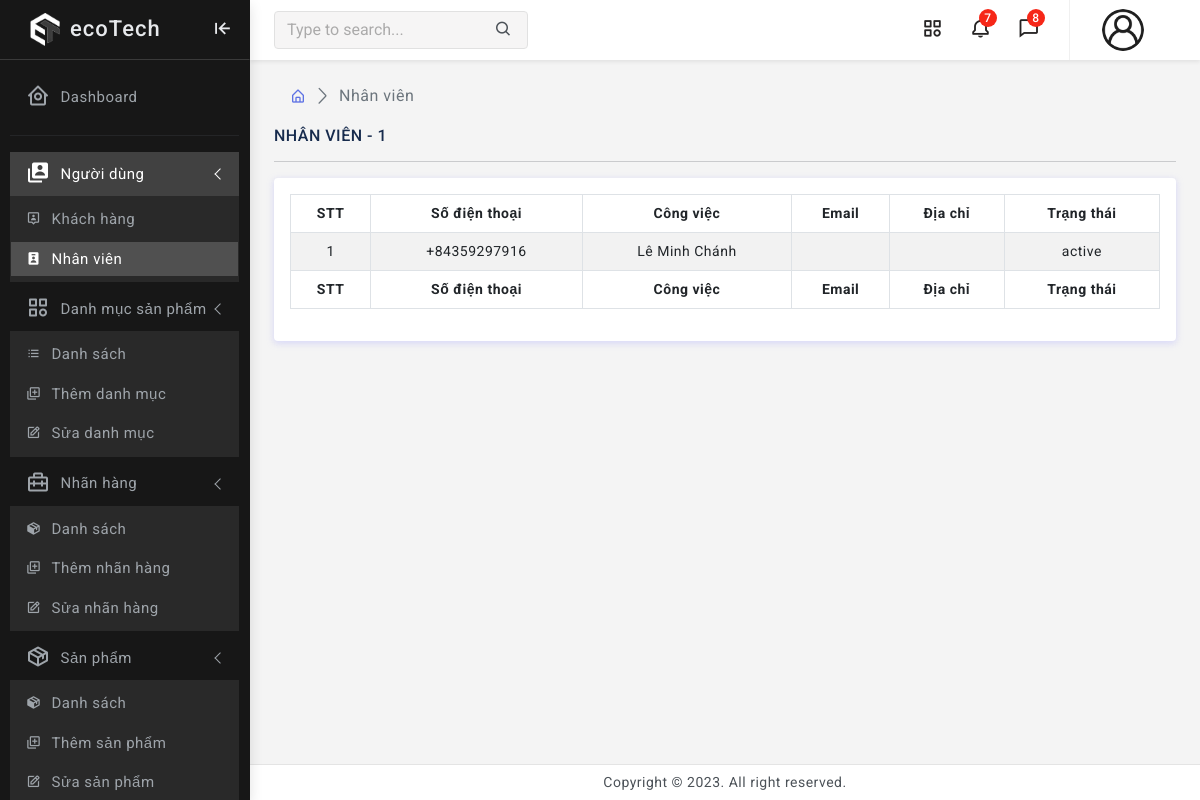
/admin/index.php?page=employee, run on the app's committed database.
### tables this page shows
CREATE TABLE USERS(
     
    USER_NAME VARCHAR(50) NOT NULL,
    USER_PASSWORD VARCHAR(50),
    USER_EMAIL VARCHAR(50),
    USER_PHONE VARCHAR(50) NOT NULL,
    USER_ADDRESS VARCHAR(500),
    USER_ROLE int NOT NULL,
    USER_STATE VARCHAR(50) NOT NULL,
    USER_IMAGE VARCHAR(200),
    CREATE_DATE DATETIME NOT NULL DEFAULT CURRENT_TIMESTAMP(),
    LAST_LOGIN DATETIME NOT NULL DEFAULT CURRENT_TIMESTAMP(),
    PRIMARY KEY (USER_PHONE),
    FOREIGN KEY (USER_ROLE) REFERENCES ROLES(ROLE_ID)
);

### admin/views/user/employee.php (the view, shortened to what this page needs)
<?php
	$sql_employee = mysqli_query($connect, "
        SELECT USERS.USER_PHONE, USER_NAME , USER_EMAIL, USER_ADDRESS, USER_STATE, COUNT(ORDERS.ORDER_ID) AS num_orders
        FROM USERS
        JOIN ROLES ON USERS.USER_ROLE = ROLES.ROLE_ID
        LEFT JOIN ORDERS ON USERS.USER_PHONE = ORDERS.USER_PHONE
        WHERE ROLE_NAME = 'Admin'
        GROUP BY USERS.USER_PHONE
        ORDER BY USERS.CREATE_DATE DESC, USERS.USER_STATE ASC;
    ");
	$count_employee = mysqli_num_rows($sql_employee);
?>
<div class="page-wrapper">
	<div class="page-content">
		<div class="page-breadcrumb d-none d-sm-flex align-items-center mb-3">
			<div class="ps-3">
				<nav aria-label="breadcrumb">
					<ol class="breadcrumb mb-0 p-0">
						<li class="breadcrumb-item"><a href="./index.php"><i class="bx bx-home-alt"></i></a></li>
						<li class="breadcrumb-item active" aria-current="page">Nhân viên </li>
					</ol>
				</nav>
			</div>
		</div>
		<h6 class="mb-0 text-uppercase">NHÂN VIÊN - <?php echo $count_employee ?> </h6>
		<hr />
		<div class="card">
			<div class="card-body">
				<div class="table-responsive">
					<table id="example" class="table table-striped table-bordered table-hover" style="width:100%">
						<thead>
							<tr class="text-center">
								<th>STT</th>
                                <th>Số điện thoại</th>
								<th>Công việc</th>
								<th>Email</th>
                                <th>Địa chỉ</th>
								<th>Trạng thái</th>
							</tr>
						</thead>
						<tbody>
							<?php
                            $index = 0;
							while ($row_employee = mysqli_fetch_array($sql_employee)) {
                                $index++;
							?>
								<tr class="align-middle">
									<td class="text-center"><?php echo $index ?></td>
									<td class="text-center"><?php echo $row_employee['USER_PHONE'] ?></td>
									<td class="text-center"><?php echo $row_employee['USER_NAME'] ?></td>
									<td class="text-center"><?php echo $row_employee['USER_EMAIL'] ?></td>
									<td><?php echo $row_employee['USER_ADDRESS'] ?></td>
									<td class="text-center"><?php echo $row_employee['USER_STATE'] ?></td>
								</tr>
							<?php
							}
							?>
						</tbody>
						<tfoot>
							<tr class="text-center">
								<th>STT</th>
                                <th>Số điện thoại</th>
								<th>Công việc</th>
								<th>Email</th>
                                <th>Địa chỉ</th>
								<th>Trạng thái</th>
							</tr>
						</tfoot>
					</table>
				</div>
			</div>
		</div>
	</div>
</div>
</div>

### admin/assets/css/app.css (style rules this page uses)
body { font-size: 14px; color: #4c5258; letter-spacing: .5px; background-color: #f4f4f4; overflow-x: hidden; font-family: Roboto, sans-serif }
.page-wrapper { height: 100%; margin-top: 60px; margin-bottom: 30px; margin-left: 250px }
.page-content { padding: 1.5rem 1.5rem 0.7rem 1.5rem }
.page-breadcrumb .breadcrumb li.breadcrumb-item { font-size: 16px }
.page-breadcrumb .breadcrumb-item+.breadcrumb-item::before { display: inline-block; padding-right: .5rem; color: #6c757d; font-family: LineIcons; content: "\ea5c" }

### data on the page
users: USER_PHONE "+84359297916", USER_NAME "Lê Minh Chánh", USER_STATE "active"

### other printed values
$count_employee "1"
